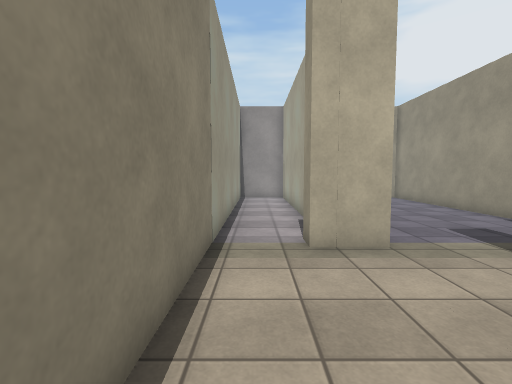
view 1 (above)

12 first-person views from a walk through a 3-D level made in the Unity game engine. The camera is 1.4 m above the floor, tilts 4° down and sees 85° across. The floor is counted in squares, 1 m on a side. Each view is taken from the middle of a square. On the plan, view 1 faces up. The plan holds only what a view shows up to about 14 squares ahead; the rest is blank. The player character is not drawn. Surface patterns are stand-ins for the level's own textures.

view 2
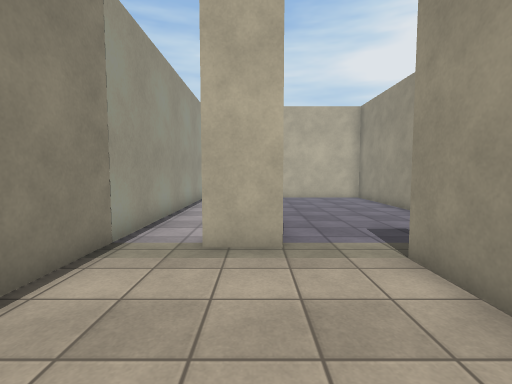

view 3
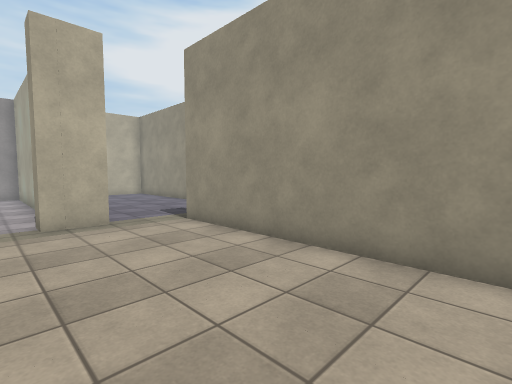

view 4
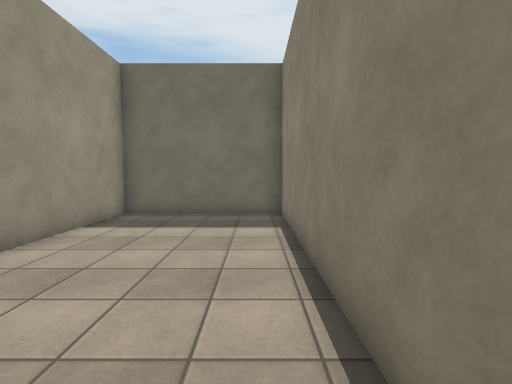

view 5
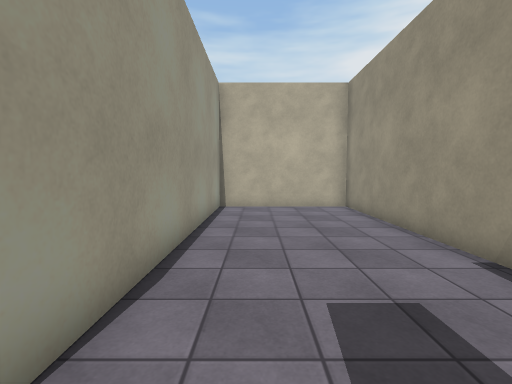

view 6
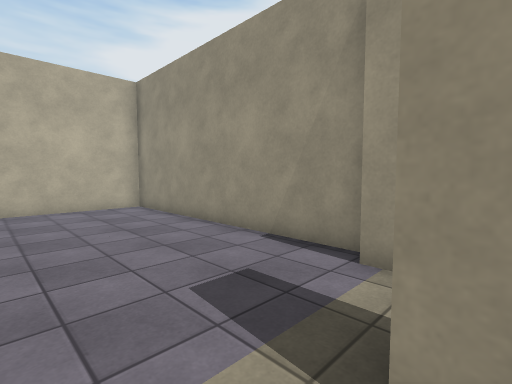

view 7
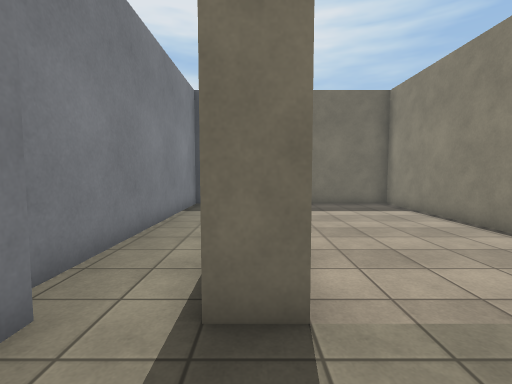

view 8
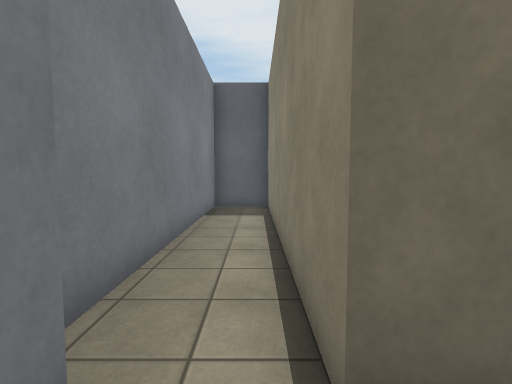

view 9
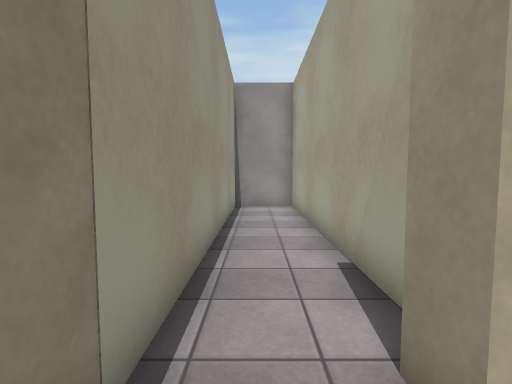

view 10
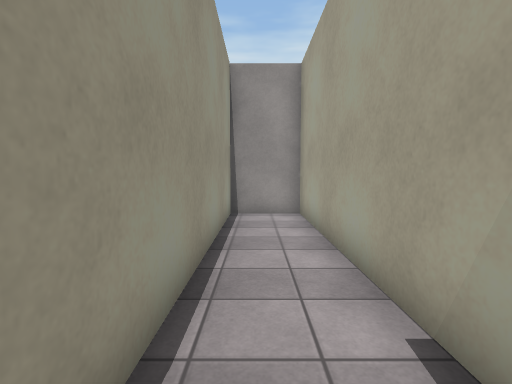

view 11
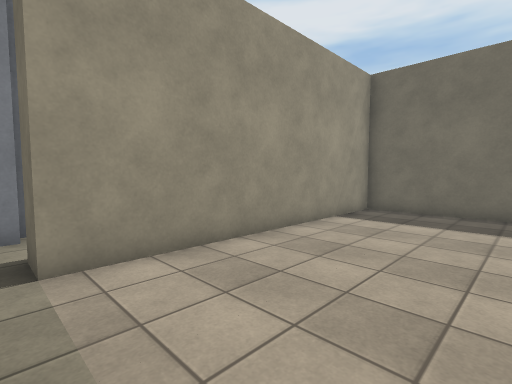

view 12
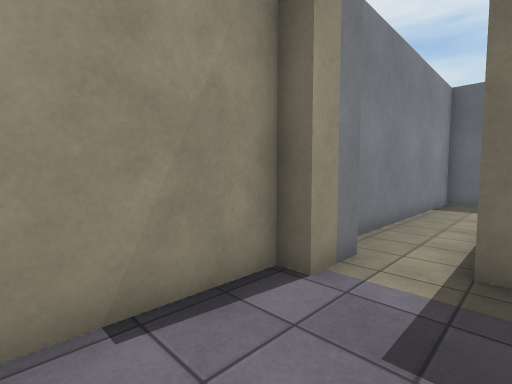

### Floor plan
Points are (right, up) in squares from view 1. A wall is a line through its corners. A room is listed if a view was taken in it or the views show most of it. See-through windows are left out.
Room 1 (views 1, 2, 3, 4, 6, 9)
walls: (2.6, 5.1) (1, 5.1); (-0.9, 4.5) (-0.9, -5.5) (4.5, -5.5) (4.5, 3.5)
ways out: opening at (3.5, 4.5) to room 2; opening at (0, 4) to room 3
Room 2 (views 5, 7, 8, 12)
walls: (7.1, 4.4) (7.1, 5.8) (7.7, 5.8) (7.7, 15.5) (2.5, 15.5) (2.5, 5.5); (4.5, 3.5) (4.5, 4.5) (5.5, 4.5)
ways out: opening at (3.5, 4.5) to room 1; opening at (6, 4) to room 4
Room 3 (views 10, 11)
walls: (1.5, 6.8) (1.5, 15.5) (-0.9, 15.5) (-0.9, 4.5); (1, 5.1) (1, 5.9)
ways out: opening at (0, 4) to room 1
Room 4 (no view inside)
walls: (5.5, 4.5) (5.5, -5.5) (7.7, -5.5) (7.7, 4.5)
ways out: opening at (6, 4) to room 2

Where each view was taken, in squares from view 1:
view 1: 0 up, 0 right, facing up
view 2: 0 up, 2 right, facing up
view 3: 3 down, 0 right, facing up-right
view 4: 4 up, 0 right, facing down
view 5: 4 up, 4 right, facing up
view 6: 4 up, 3 right, facing up-right
view 7: 7 up, 5 right, facing down
view 8: 6 up, 6 right, facing down
view 9: 4 up, 0 right, facing up
view 10: 6 up, 0 right, facing up
view 11: 5 up, 0 right, facing down-right
view 12: 9 up, 5 right, facing down-right
